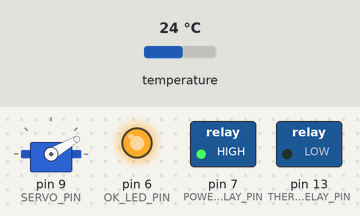
Bench run of a sketch on a simulated Arduino Uno, built with avr-gcc and run on an emulated ATmega328P. Shown: servo, switched loads named in the sketch (green lamp = pin HIGH), output pins drawn as LEDs (lit = HIGH). The inputs (shaded band) are chosen by the test bench; at power-on: temperature 24 °C. What the sketch prints to the serial monitor is not drawn.

Above: at 10.7 s.
At 16.2 s:
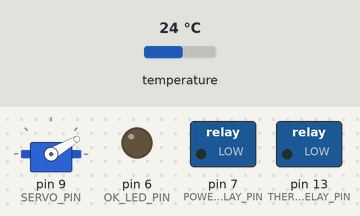
Timing chart, 0 to 20.0 s (numbered marks = the images above):
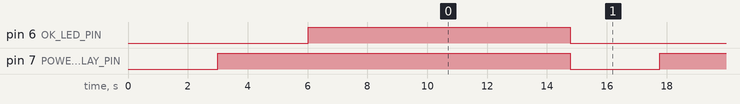

Measured:
- by itself, pin 6 (OK_LED_PIN): HIGH → LOW at 14.8 s
- by itself, pin 7 (POWER_RELAY_PIN): alternates HIGH for 8.5 s and LOW for 3.0 s

The sketch:

thermobzizou3.ino
```cpp
#include <OneWire.h>
#include <Servo.h>
#include <PID_v1.h>

// Pins
#define ONE_WIRE_PIN 10
#define ONE_WIRE2_PIN 11
#define SERVO_PIN 9
#define THERMO_RELAY_PIN 13
#define POWER_RELAY_PIN 7
#define OK_LED_PIN 6

// Parameters
#define INITIAL_WATER_TEMP 12
#define LOW_WATER_TEMP 12
#define INITIAL_AMBIANT_SETPOINT 16

#define INITIAL_SERVO_ANGLE 30
#define MIN_SERVO_ANGLE 30
#define MAX_SERVO_ANGLE 130

// Sensors mapping
#define WATER_SENSOR 4
#define AMBIANT_SENSOR 1
#define OUTSIDE_SENSOR 2
#define GARAGE_SENSOR 0
#define MEZZANINE_SENSOR 0
#define EASTROOM_SENSOR 3

// Onewire
OneWire  ds(ONE_WIRE_PIN);
OneWire  ds2(ONE_WIRE2_PIN);
#define MAX_DS1820_SENSORS 16
byte addr[MAX_DS1820_SENSORS][8];
byte addr2[MAX_DS1820_SENSORS][8];

// Servo
Servo myservo;

//Alarm flag
int alarm=0;
int alarm_count=0;
int errors=0;

// PID controler
double Setpoint, Input, Output;
int Angle=INITIAL_SERVO_ANGLE;
//PID pid(&Input, &Output, &Setpoint,2,5,2, DIRECT);
//PID pid(&Input, &Output, &Setpoint,0.2,1,1, DIRECT);
PID pid(&Input, &Output, &Setpoint,10,3,1, DIRECT);
int ambiant_setpoint = INITIAL_AMBIANT_SETPOINT;
int heater=0;
int ref_temp_index=1;

// function to get the temperature from a given sensor
float get_temperature(OneWire ds, int sensor_id) {
  int HighByte, LowByte, TReading, SignBit, Tc_100;
  int sign=1;
  byte present = 0;
  byte data[12];
  int i;
  if ( addr[sensor_id][0] == 0x28) // We got a good sensor
    {
        // Let's get the temperature
        ds.reset();
        ds.select(addr[sensor_id]);
        ds.write(0x44,0);	   // start conversion, with parasite power off at the end

        delay(250); // wait a bit

        present = ds.reset();
        ds.select(addr[sensor_id]);
        ds.write(0xBE);	   // Read Scratchpad

        for ( i = 0; i < 9; i++) {	     // we need 9 bytes
          data[i] = ds.read();
        }

        // Float conversion
        LowByte = data[0];
        HighByte = data[1];
        TReading = (HighByte << 8) + LowByte;
        SignBit = TReading & 0x8000;  // test most sig bit
        if (SignBit) // negative
        {
          TReading = (TReading ^ 0xffff) + 1; // 2's comp
          sign=-1;
        }
        Tc_100 = (6 * TReading) + TReading / 4;    // multiply by (100 * 0.0625) or 6.25

        return Tc_100*1.00*sign / 100 ;
    }else{
        return -255;
    }
}

void setup(void)
{
  byte sensor;

  //Init serial line
  Serial.begin(9600);

  // Init servo pin
  //myservo.attach(9);

  // Init relay pin
  pinMode(THERMO_RELAY_PIN, OUTPUT);
  digitalWrite(THERMO_RELAY_PIN, LOW);

  // Init OK led
  pinMode(OK_LED_PIN, OUTPUT);
  digitalWrite(OK_LED_PIN, LOW);

  // Init power relay pin (bus hard reset)
  pinMode(POWER_RELAY_PIN, OUTPUT);
  digitalWrite(POWER_RELAY_PIN, LOW);
  delay(3000);
  digitalWrite(POWER_RELAY_PIN, HIGH);
  delay(2000);

  // init PID
  pid.SetOutputLimits(MIN_SERVO_ANGLE,MAX_SERVO_ANGLE);
  Output = INITIAL_SERVO_ANGLE;
  Setpoint = INITIAL_WATER_TEMP;
  pid.SetMode(AUTOMATIC);


  // Reset of the OneWire bus
  ds.reset();
  ds2.reset();
  delay(500);
  ds.reset_search();
  ds2.reset_search();

  //Search for sensors on bus1
  boolean found=false;
  for (sensor=0;sensor<MAX_DS1820_SENSORS;sensor++)
  {
    if (!ds.search(addr[sensor]) && !found)
    {
      Serial.print("Found ");
      Serial.print(sensor,16);
      Serial.print(" sensors\n");
      ds.reset_search();
      delay(500);
      found=true;
    }
    // Better doing this into a while and search for the next good sensor:
    if ( found && OneWire::crc8( addr[sensor], 7) != addr[sensor][7])
    {
      Serial.print("CRC is not valid\n");
      return;
    }
    if ( found ) {
      digitalWrite(OK_LED_PIN, HIGH);
    }
  }

  //Search for sensors on bus2
  for (sensor=0;sensor<MAX_DS1820_SENSORS;sensor++)
  {
    if (!ds2.search(addr2[sensor]))
    {
      Serial.print("Found ");
      Serial.print(sensor,16);
      Serial.print(" sensors\n");
      ds2.reset_search();
      delay(500);
      return;
    }
    // Better doing this into a while and search for the next good sensor:
    if ( OneWire::crc8( addr2[sensor], 7) != addr2[sensor][7])
    {
      Serial.print("CRC is not valid\n");
      return;
    }
  }
}


void loop(void)
{
  byte sensor;
  float ambiant_temp, outside_temp, garage_temp, water_temp, eastroom_temp, ref_temp;
  int cmd;
  int i;
  int first_digit;
  int second_digit;
  byte trash;

  // Garage temperature
  garage_temp=get_temperature(ds,GARAGE_SENSOR);

  // Eastroom temperature
  eastroom_temp=get_temperature(ds,EASTROOM_SENSOR);

  // Outside temperature
  outside_temp=get_temperature(ds,OUTSIDE_SENSOR);

  // Sonde vanne 4 voies
  water_temp=get_temperature(ds,WATER_SENSOR);

  // Sonde ambiante
  ambiant_temp=get_temperature(ds,AMBIANT_SENSOR);

  // Reference temp
  ref_temp=ambiant_temp;
  if (ref_temp_index == 2) { ref_temp=eastroom_temp; };
  //if (ref_temp_index == 3) { ref_temp=mezzanine_temp; };

  // Regul température eau de chauffage
  if (water_temp < 5 || water_temp > 99) {
    // Exception case, closing valve for security
    Angle=MIN_SERVO_ANGLE;
    alarm_count++;
    if (alarm_count > 2) { alarm=1; }
  }else{
    Input=water_temp;
    pid.Compute();
    Angle=Output;
    alarm=0;
    alarm_count=0;
  };
  // By attaching the servo during only 1 second, we prevent
  // it from behing stressed too much (I burned one...)
  myservo.attach(SERVO_PIN);
  myservo.write(Angle);
  delay(1000);
  myservo.detach();

  // Thermostat
  if (ambiant_temp < 1 || ambiant_temp >  40) {
     // There must be a problem, turning off!
     heater=0;
     digitalWrite(THERMO_RELAY_PIN, LOW);
     Setpoint=LOW_WATER_TEMP;
     alarm_count++;
     if (alarm_count > 2) { alarm=1; }
  }else{
      alarm=0;
      alarm_count=0;
      // Thermostat
    if (ref_temp < (ambiant_setpoint - 0.1)) {
      // Activate the heater relay
      digitalWrite(THERMO_RELAY_PIN, HIGH);
      // Boost the opening of the  valve
      // at heater power on
      if (heater == 0) {
        Output = INITIAL_SERVO_ANGLE;
      }
      // Set the flag on
      heater=1;
    };
    if (ref_temp > (ambiant_setpoint + 0.1)) {
      // Close the heater relay
      digitalWrite(THERMO_RELAY_PIN, LOW);
      // Set the flag off
      heater=0;
      // Set the heater valve to cold water
      Setpoint=LOW_WATER_TEMP;
    };
  };
  // This is the most important part of the code!
  if (heater == 1) {
      // Open the heater valve to a temperature that is
      // a function of the outside air temperature and
      // the difference between the setpoint and the current
      // ambiant temperature.
      Setpoint=53-outside_temp+(ambiant_setpoint-ref_temp)*5;
  }


  // Read commands
  // T#: set a new ambiant setpoint
  if (Serial.available() == 3) {
    cmd=Serial.read();
    first_digit=Serial.read();
    second_digit=Serial.read();
    // Set ambiant temperature setpoint
    if (cmd == 'T') {
      ambiant_setpoint=(first_digit-'0')*10 + (second_digit-'0');
      Serial.println("OK");
    }
  // R#: set a new temp reference
    if (cmd == 'R') {
      ref_temp_index=second_digit-'0';
      Serial.println("Setting ref temp OK");
    }
  }
  //P: print temperatures ans status
  if (Serial.available() == 1) {
    cmd=Serial.read();
    if (cmd == 'P') {
        Serial.print("TG: ");
        Serial.println(garage_temp);
        Serial.print("TE: ");
        Serial.println(eastroom_temp);
        Serial.print("TO: ");
        Serial.println(outside_temp);
        Serial.print("TA: ");
        Serial.println(ambiant_temp);
        Serial.print("TW: ");
        Serial.println(water_temp);
        Serial.print("REF: ");
        Serial.println(ref_temp);
        Serial.print("HEATER: ");
        Serial.println(heater);
        // Print servo position angle
        Serial.print("SP: ");
        Serial.println(Angle);
        // Print water temperature setpoint
        Serial.print("SW: ");
        Serial.println(Setpoint);
        // Print ambiant temperature setpoint
        Serial.print("SA: ");
        Serial.println(ambiant_setpoint);
        // Print alarm
        Serial.print("AL: ");
        Serial.println(alarm);
        // Print number of errors
        Serial.print("ER: ");
        Serial.println(errors);
        // Print reference temp index
        Serial.print("REFIDX: ");
        Serial.println(ref_temp_index);
    }
  }

  // Hard reset the bus if there's a problem
  if (alarm == 1) {
    errors++;
    digitalWrite(OK_LED_PIN, LOW);
    digitalWrite(POWER_RELAY_PIN, LOW);
    delay(3000);
    digitalWrite(POWER_RELAY_PIN, HIGH);
    delay(2000);
  }else {
     digitalWrite(OK_LED_PIN, HIGH);
  }

  // Clean serial buffer
  for (i=0;i<Serial.available();i++)
  {
    trash=Serial.read();
  }

  delay(5000);
}
```
